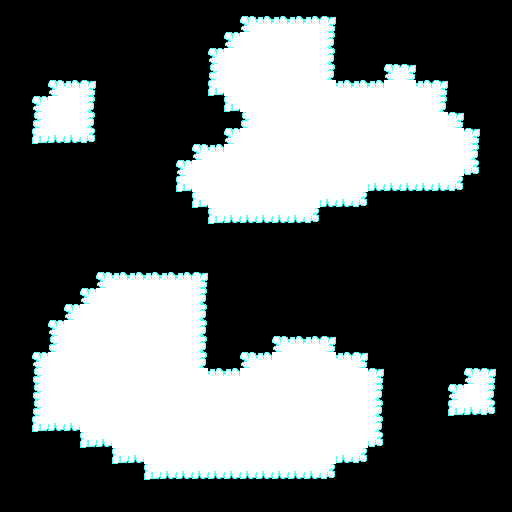

Below is a game level as drawn by its tile map, then a one-line description and the .tmx file that defines it, in full:
An orthogonal 32x32 tile map with 16x16 px tiles, 1 tile layer (Tile Layer 1).

<map version="1.2" tiledversion="1.3.4" orientation="orthogonal" renderorder="right-down" width="32" height="32" tilewidth="16" tileheight="16" infinite="0" nextlayerid="2" nextobjectid="1">
 <tileset firstgid="1" source="tileset.tsx" />
 <layer id="1" name="Tile Layer 1" width="32" height="32">
  <data encoding="csv">
0,0,0,0,0,0,0,0,0,0,0,0,0,0,0,0,0,0,0,0,0,0,0,0,0,0,0,0,0,0,0,0,
0,0,0,0,0,0,0,0,0,0,0,0,0,0,0,16,17,17,17,17,18,0,0,0,0,0,0,0,0,0,0,0,
0,0,0,0,0,0,0,0,0,0,0,0,0,0,16,49,49,49,49,49,50,0,0,0,0,0,0,0,0,0,0,0,
0,0,0,0,0,0,0,0,0,0,0,0,0,16,49,49,49,49,49,49,50,0,0,0,0,0,0,0,0,0,0,0,
0,0,0,0,0,0,0,0,0,0,0,0,0,48,49,49,49,49,49,49,50,0,0,0,16,18,0,0,0,0,0,0,
0,0,0,16,17,18,0,0,0,0,0,0,0,80,49,49,49,49,49,49,49,17,17,17,49,49,17,18,0,0,0,0,
0,0,16,49,49,50,0,0,0,0,0,0,0,0,80,49,49,49,49,49,49,49,49,49,49,49,49,50,0,0,0,0,
0,0,48,49,49,50,0,0,0,0,0,0,0,0,0,48,49,49,49,49,49,49,49,49,49,49,49,49,18,0,0,0,
0,0,80,81,81,82,0,0,0,0,0,0,0,0,16,49,49,49,49,49,49,49,49,49,49,49,49,49,49,18,0,0,
0,0,0,0,0,0,0,0,0,0,0,0,16,17,49,49,49,49,49,49,49,49,49,49,49,49,49,49,49,50,0,0,
0,0,0,0,0,0,0,0,0,0,0,16,49,49,49,49,49,49,49,49,49,49,49,49,49,49,49,49,49,82,0,0,
0,0,0,0,0,0,0,0,0,0,0,80,49,49,49,49,49,49,49,49,49,49,49,81,81,81,81,81,82,0,0,0,
0,0,0,0,0,0,0,0,0,0,0,0,80,49,49,49,49,49,49,49,81,81,82,0,0,0,0,0,0,0,0,0,
0,0,0,0,0,0,0,0,0,0,0,0,0,80,81,81,81,81,81,82,0,0,0,0,0,0,0,0,0,0,0,0,
0,0,0,0,0,0,0,0,0,0,0,0,0,0,0,0,0,0,0,0,0,0,0,0,0,0,0,0,0,0,0,0,
0,0,0,0,0,0,0,0,0,0,0,0,0,0,0,0,0,0,0,0,0,0,0,0,0,0,0,0,0,0,0,0,
0,0,0,0,0,0,0,0,0,0,0,0,0,0,0,0,0,0,0,0,0,0,0,0,0,0,0,0,0,0,0,0,
0,0,0,0,0,0,16,17,17,17,17,17,18,0,0,0,0,0,0,0,0,0,0,0,0,0,0,0,0,0,0,0,
0,0,0,0,0,16,49,49,49,49,49,49,50,0,0,0,0,0,0,0,0,0,0,0,0,0,0,0,0,0,0,0,
0,0,0,0,16,49,49,49,49,49,49,49,50,0,0,0,0,0,0,0,0,0,0,0,0,0,0,0,0,0,0,0,
0,0,0,16,49,49,49,49,49,49,49,49,50,0,0,0,0,0,0,0,0,0,0,0,0,0,0,0,0,0,0,0,
0,0,0,48,49,49,49,49,49,49,49,49,50,0,0,0,0,16,17,17,18,0,0,0,0,0,0,0,0,0,0,0,
0,0,16,49,49,49,49,49,49,49,49,49,50,0,0,16,17,49,49,49,49,17,18,0,0,0,0,0,0,0,0,0,
0,0,48,49,49,49,49,49,49,49,49,49,49,17,17,49,49,49,49,49,49,49,49,18,0,0,0,0,0,16,18,0,
0,0,48,49,49,49,49,49,49,49,49,49,49,49,49,49,49,49,49,49,49,49,49,50,0,0,0,0,16,49,50,0,
0,0,48,49,49,49,49,49,49,49,49,49,49,49,49,49,49,49,49,49,49,49,49,50,0,0,0,0,80,81,82,0,
0,0,80,81,81,49,49,49,49,49,49,49,49,49,49,49,49,49,49,49,49,49,49,50,0,0,0,0,0,0,0,0,
0,0,0,0,0,80,81,49,49,49,49,49,49,49,49,49,49,49,49,49,49,49,49,82,0,0,0,0,0,0,0,0,
0,0,0,0,0,0,0,80,81,49,49,49,49,49,49,49,49,49,49,49,49,81,82,0,0,0,0,0,0,0,0,0,
0,0,0,0,0,0,0,0,0,80,81,81,81,81,81,81,81,81,81,81,82,0,0,0,0,0,0,0,0,0,0,0,
0,0,0,0,0,0,0,0,0,0,0,0,0,0,0,0,0,0,0,0,0,0,0,0,0,0,0,0,0,0,0,0,
0,0,0,0,0,0,0,0,0,0,0,0,0,0,0,0,0,0,0,0,0,0,0,0,0,0,0,0,0,0,0,0
</data>
 </layer>
</map>
